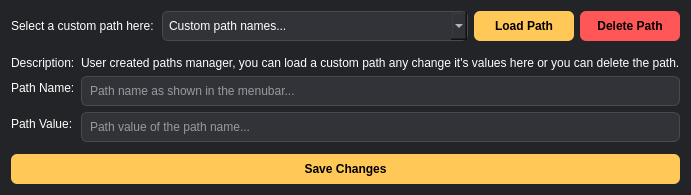
<?xml version="1.0" encoding="UTF-8"?>
<ui version="4.0">
 <class>Form</class>
 <widget class="QWidget" name="Form">
  <property name="geometry">
   <rect>
    <x>0</x>
    <y>0</y>
    <width>689</width>
    <height>195</height>
   </rect>
  </property>
  <property name="windowTitle">
   <string>Custom Paths Manager</string>
  </property>
  <property name="windowIcon">
   <iconset resource="../qrc/xmluvation_resources.qrc">
    <normaloff>:/icons/xml_256px.ico</normaloff>:/icons/xml_256px.ico</iconset>
  </property>
  <property name="styleSheet">
   <string notr="true">    QWidget {
        background-color: #232428;
        color: #ffffff;
        font-family: Arial, sans-serif;
        border-radius: 6px;
    }
	
	QPushButton#button_delete_action {
	     background-color: #ff5757;
        color: #000000;
        border: none;
        padding: 8px 14px;
        border-radius: 6px;
        font: bold;
	}
	
    QPushButton#button_delete_action:hover {
        background-color: #a33c3c;
    }

    QPushButton#button_delete_action:pressed {
        background-color: #313338;
        color: #ffffff;
        padding-left: 9px; /* Creates a &quot;pressed&quot; effect */
        padding-top: 8px;
    }
	
    QPushButton {
        background-color: #ffc857;
        color: #000000;
        border: none;
        padding: 8px 14px;
        border-radius: 6px;
        font: bold;
    }

    QPushButton:hover {
        background-color: #a3803c;
    }

    QPushButton:pressed {
        background-color: #313338;
        color: #ffffff;
        padding-left: 9px; /* Creates a &quot;pressed&quot; effect */
        padding-top: 8px;
    }
	
    QLineEdit, QComboBox {
        background-color: #313338;
        border: 1px solid #4a4a4a;
        padding: 6px;
        border-radius: 6px;
    }
	
    QPushButton:disabled {
        background-color: #808080;
    }

    QComboBox:disabled {
        background-color: #808080;    
    }
	
   QComboBox::drop-down {
      border: none;
      background-color: #ffc857;
      width: 20px;
      border-top-right-radius: 6px;
      border-bottom-right-radius: 6px;
  	  image: url(:/images/drpdwn_arrow.png)
    }</string>
  </property>
  <layout class="QVBoxLayout" name="verticalLayout_2">
   <item>
    <layout class="QHBoxLayout" name="hor_layout_main">
     <item>
      <widget class="QLabel" name="label_combobox_desc">
       <property name="maximumSize">
        <size>
         <width>145</width>
         <height>16777215</height>
        </size>
       </property>
       <property name="text">
        <string>Select a custom path here:</string>
       </property>
      </widget>
     </item>
     <item>
      <widget class="QComboBox" name="combobox_path_names">
       <property name="placeholderText">
        <string>Custom path names...</string>
       </property>
      </widget>
     </item>
     <item>
      <widget class="QPushButton" name="button_load_action">
       <property name="maximumSize">
        <size>
         <width>100</width>
         <height>16777215</height>
        </size>
       </property>
       <property name="text">
        <string>Load Path</string>
       </property>
      </widget>
     </item>
     <item>
      <widget class="QPushButton" name="button_delete_action">
       <property name="maximumSize">
        <size>
         <width>100</width>
         <height>16777215</height>
        </size>
       </property>
       <property name="styleSheet">
        <string notr="true"/>
       </property>
       <property name="text">
        <string>Delete Path</string>
       </property>
      </widget>
     </item>
    </layout>
   </item>
   <item>
    <widget class="Line" name="line">
     <property name="orientation">
      <enum>Qt::Orientation::Horizontal</enum>
     </property>
    </widget>
   </item>
   <item>
    <layout class="QFormLayout" name="form_layout_main">
     <property name="horizontalSpacing">
      <number>6</number>
     </property>
     <property name="topMargin">
      <number>0</number>
     </property>
     <item row="2" column="0">
      <widget class="QLabel" name="label_path_name">
       <property name="text">
        <string>Path Name:</string>
       </property>
      </widget>
     </item>
     <item row="2" column="1">
      <widget class="QLineEdit" name="line_edit_path_name">
       <property name="placeholderText">
        <string>Path name as shown in the menubar...</string>
       </property>
      </widget>
     </item>
     <item row="3" column="0">
      <widget class="QLabel" name="label_path_value">
       <property name="text">
        <string>Path Value:</string>
       </property>
      </widget>
     </item>
     <item row="3" column="1">
      <widget class="QLineEdit" name="line_edit_path_value">
       <property name="placeholderText">
        <string>Path value of the path name...</string>
       </property>
      </widget>
     </item>
     <item row="1" column="0">
      <widget class="QLabel" name="label_desc">
       <property name="baseSize">
        <size>
         <width>0</width>
         <height>0</height>
        </size>
       </property>
       <property name="text">
        <string>Description:</string>
       </property>
      </widget>
     </item>
     <item row="1" column="1">
      <widget class="QLabel" name="label_text_desc">
       <property name="text">
        <string>User created paths manager, you can load a custom path any change it's values here or you can delete the path.</string>
       </property>
       <property name="margin">
        <number>0</number>
       </property>
       <property name="indent">
        <number>-1</number>
       </property>
      </widget>
     </item>
    </layout>
   </item>
   <item>
    <widget class="QPushButton" name="button_save_changes">
     <property name="text">
      <string>Save Changes</string>
     </property>
    </widget>
   </item>
  </layout>
 </widget>
 <resources>
  <include location="../qrc/xmluvation_resources.qrc"/>
 </resources>
 <connections/>
</ui>
